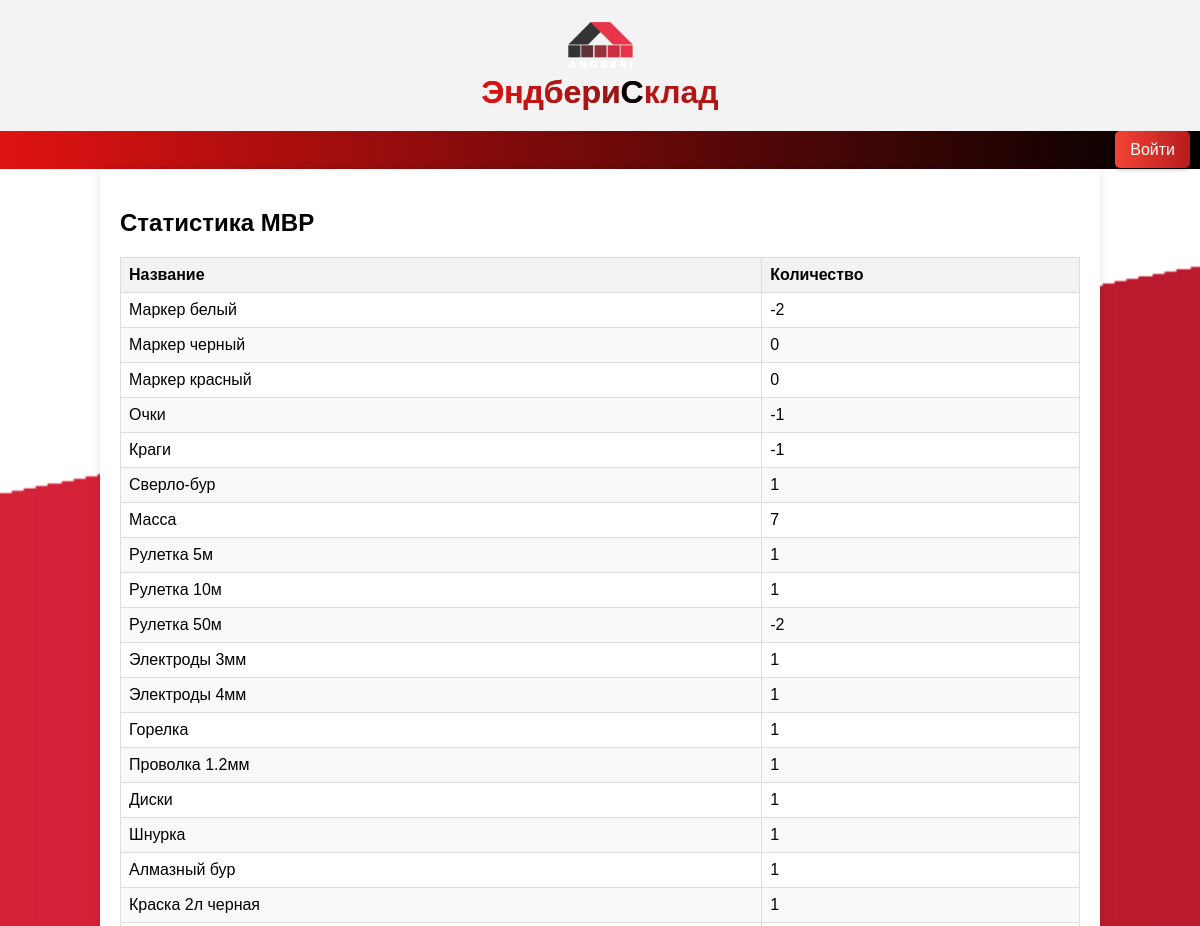
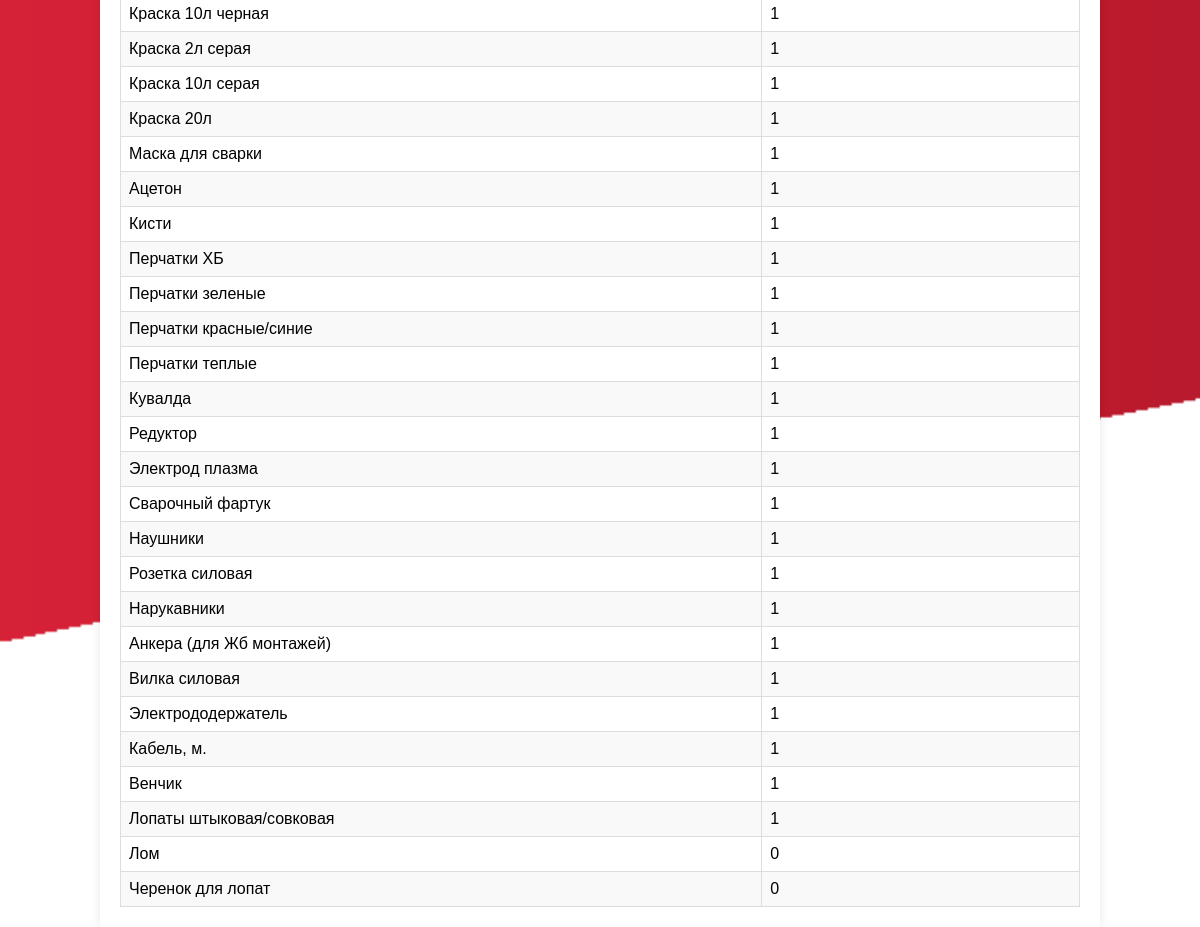
Page /mbp_statistics/ on the committed database (2 pictures, top to bottom).
### sklad_app/models.py (models this page shows)
class MBP(models.Model):
    name=models.CharField(max_length=100)
    quantity=models.IntegerField()

### sklad_app/views.py (the view)
# urls.py: path('mbp_statistics/',mbp_statistics,name='mbp_statistics'),
def mbp_statistics(request):
    mbps = MBP.objects.all()
    return render(request, 'mbp_statistics.html', {'mbps': mbps})

### templates/mbp_statistics.html (shortened to what this page needs)
{% extends 'index.html' %}
{% block content %}
<h2>Статистика MBP</h2>
<table>
    <thead>
        <tr>
            <th>Название</th>
            <th>Количество</th>
        </tr>
    </thead>
    <tbody>
        {% for mbp in mbps %}
        <tr>
            <td>{{ mbp.name }}</td>
            <td>{{ mbp.quantity }}</td>
        </tr>
        {% endfor %}
    </tbody>
</table>
{% endblock %}

### templates/mbp_statistics.html (style rules this page uses)
table { width: 100%; border-collapse: collapse; }
th, td { border: 1px solid #ddd; padding: 8px; text-align: left; }
th { background-color: #f2f2f2; }
tr:nth-child(even) { background-color: #f9f9f9; }

### rows in the picture
MBP: name "Маркер белый", quantity "-2"
MBP: name "Маркер черный", quantity "0"
MBP: name "Маркер красный", quantity "0"
MBP: name "Очки", quantity "-1"
MBP: name "Краги", quantity "-1"
MBP: name "Сверло-бур", quantity "1"
MBP: name "Масса", quantity "7"
MBP: name "Рулетка 5м", quantity "1"
MBP: name "Рулетка 10м", quantity "1"
MBP: name "Рулетка 50м", quantity "-2"
MBP: name "Электроды 3мм", quantity "1"
MBP: name "Электроды 4мм", quantity "1"
MBP: name "Горелка", quantity "1"
MBP: name "Проволка 1.2мм", quantity "1"
MBP: name "Диски", quantity "1"
MBP: name "Шнурка", quantity "1"
MBP: name "Алмазный бур", quantity "1"
MBP: name "Краска 2л черная", quantity "1"
MBP: name "Краска 10л черная", quantity "1"
MBP: name "Краска 2л серая", quantity "1"
MBP: name "Краска 10л серая", quantity "1"
MBP: name "Краска 20л", quantity "1"
MBP: name "Маска для сварки", quantity "1"
MBP: name "Ацетон", quantity "1"
MBP: name "Кисти", quantity "1"
MBP: name "Перчатки ХБ", quantity "1"
MBP: name "Перчатки зеленые", quantity "1"
MBP: name "Перчатки красные/синие", quantity "1"
MBP: name "Перчатки теплые", quantity "1"
MBP: name "Кувалда", quantity "1"
MBP: name "Редуктор", quantity "1"
MBP: name "Электрод плазма", quantity "1"
MBP: name "Сварочный фартук", quantity "1"
MBP: name "Наушники", quantity "1"
MBP: name "Розетка силовая", quantity "1"
MBP: name "Нарукавники", quantity "1"
MBP: name "Анкера (для Жб монтажей)", quantity "1"
MBP: name "Вилка силовая", quantity "1"
MBP: name "Электрододержатель", quantity "1"
MBP: name "Кабель, м.", quantity "1"
MBP: name "Венчик", quantity "1"
MBP: name "Лопаты штыковая/совковая", quantity "1"
MBP: name "Лом", quantity "0"
MBP: name "Черенок для лопат", quantity "0"
